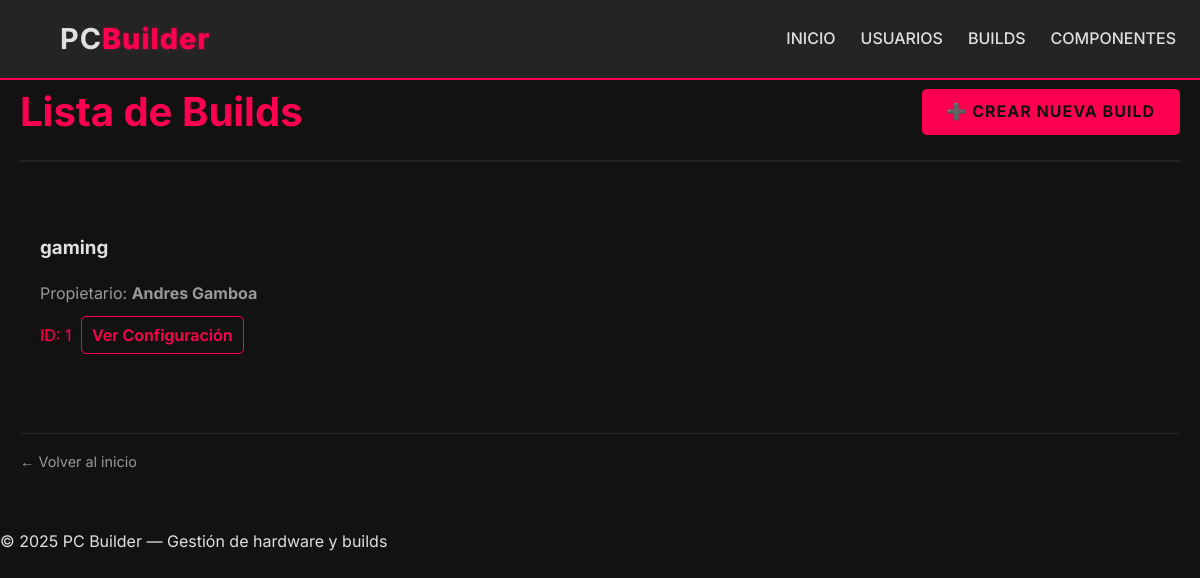
/builds/, run on an earlier commit of the app's database.
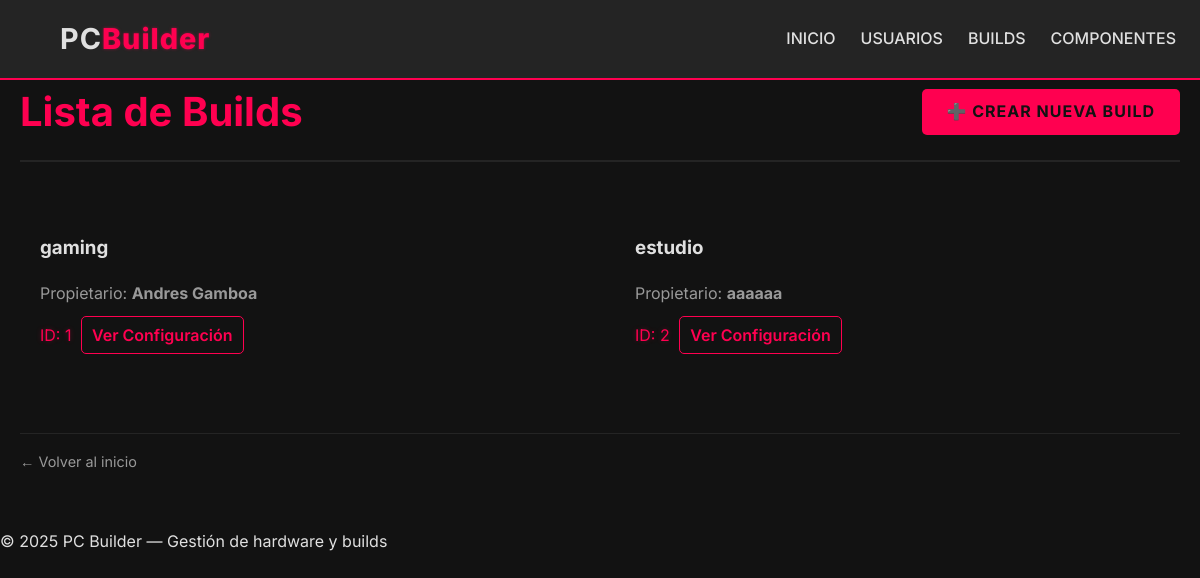
And on a later commit of the database.
### models.py (models this page shows)
class Build(SQLModel, table=True):
    id: Optional[int] = Field(default=None, primary_key=True)
    name: str
    user_id: Optional[int] = Field(default=None, foreign_key="user.id")
    user: Optional[User] = Relationship(back_populates="builds")
    components: List["Component"] = Relationship(
        back_populates="builds", link_model=BuildComponentLink
    )
    configuration: Optional["Configuration"] = Relationship(
        back_populates="build", sa_relationship_kwargs={"uselist": False}
    )

class User(SQLModel, table=True):
    id: Optional[int] = Field(default=None, primary_key=True)
    name: str
    email: str
    image_url: Optional[str] = None
    builds: List["Build"] = Relationship(back_populates="user")

### router/build_router.py (the view)
@build_router.get("/", response_class=HTMLResponse)
def list_users(request: Request, session: Session = Depends(get_session)):
    builds = session.query(Build).all()
    return templates.TemplateResponse("builds/build_list.html",
                                      {"request": request, "builds": builds})

### templates/builds/build_list.html (shortened to what this page needs)
{% extends "base.html" %}
{% block content %}
<div class="page-header">
    <h2>Lista de Builds</h2>
    <a href="/builds/new" class="btn-primary">➕ Crear nueva Build</a>
</div>
{% if builds %}
<div class="cards-grid build-grid-list"> {% for build in builds %}
    <div class="build-card card-list-item">
        <h3><a href="/builds/{{ build.id }}" class="build-link-title">{{ build.name }}</a></h3>
        <p class="build-user-info text-muted">
            {% if build.user %}
            Propietario: <strong>{{ build.user.name }}</strong>
            {% elif build.user_id %}
            Propietario ID: {{ build.user_id }}
            {% else %}
            Propietario no asignado
            {% endif %}
        </p>
        <div class="card-details">
            <span class="price accent-text">ID: {{ build.id }}</span>
            <a href="/builds/{{ build.id }}" class="btn-detail">Ver Configuración</a>
        </div>
    </div>
    {% else %}
    <div class="card text-center full-width-card">
        <p>No hay builds registradas.</p>
    </div>
    {% endfor %}
</div>
{% endif %}
<div class="back-link">
    <a href="/" class="btn-link">← Volver al inicio</a>
</div>
{% endblock %}

What changed in the data, as far as the page shows it:
added Build: name "estudio", user.name "aaaaaa", id "2"
